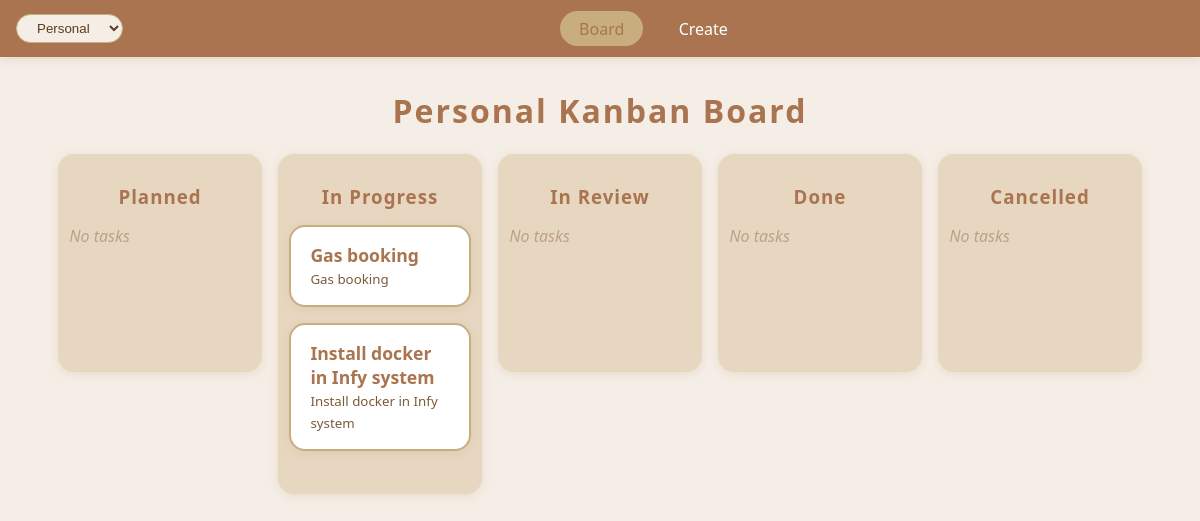
/, run on an earlier commit of the app's database.
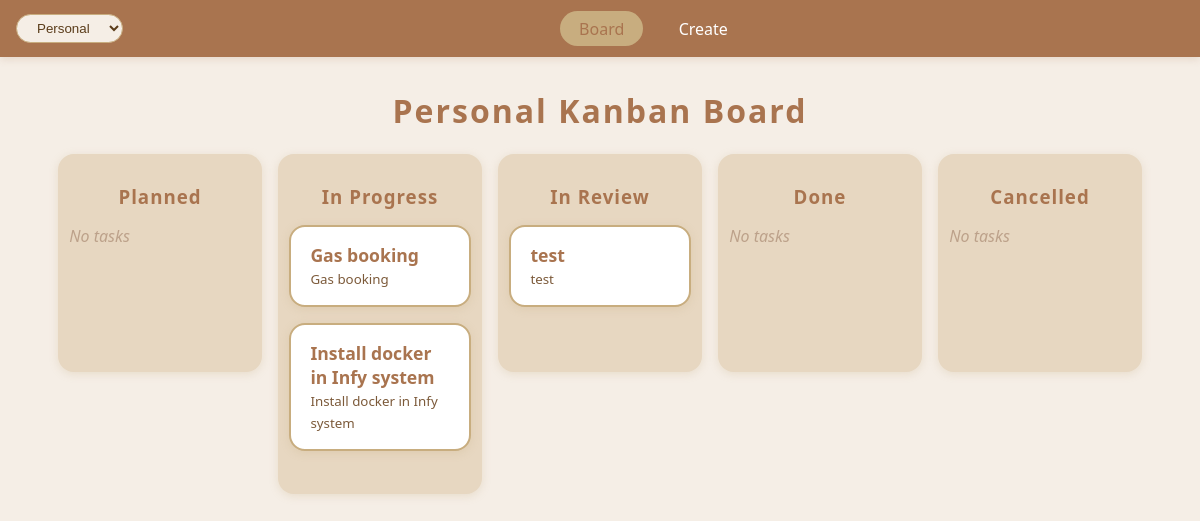
And on a later commit of the database.
### board/models.py (models this page shows, shortened)
class Task(models.Model):
	STATUS_CHOICES = [
		("planned", "Planned"),
		("in-progress", "In Progress"),
		("in-review", "In Review"),
		("done", "Done"),
		("cancelled", "Cancelled"),
	]
	PRIORITY_CHOICES = [
		('low', 'Low'),
		('normal', 'Normal'),
		('high', 'High'),
	]
	short_description = models.CharField(max_length=100)
	description = models.TextField()
	status = models.CharField(max_length=20, choices=STATUS_CHOICES, default="planned")
	workspace = models.ForeignKey('Space', null=True, blank=True, on_delete=models.CASCADE, related_name='tasks')
	comments = models.TextField(blank=True, default="")
	priority = models.CharField(max_length=10, choices=PRIORITY_CHOICES, default='normal')
	is_working = models.BooleanField(default=False) # Indicates someone is currently working on the task

### board/views.py (the view)
# urls.py: path('', views.board_view, name='board'),
def board_view(request):
	spaces = list(Space.objects.values_list('name', flat=True))
	default_space = spaces[0] if spaces else 'office'
	current_workspace = request.session.get('current_workspace', default_space)
	if 'workspace' in request.GET:
		new_workspace = request.GET.get('workspace')
		if new_workspace in spaces:
			current_workspace = new_workspace
			request.session['current_workspace'] = current_workspace
			return redirect('board')
	if current_workspace not in spaces:
		current_workspace = default_space
		request.session['current_workspace'] = current_workspace
	statuses = [
		("planned", "Planned"),
		("in-progress", "In Progress"),
		("in-review", "In Review"),
		("done", "Done"),
		("cancelled", "Cancelled"),
	]
	tasks_by_status = {key: Task.objects.filter(status=key, workspace__name=current_workspace) for key, _ in statuses}
	return render(request, "board/board.html", {
		"statuses": statuses,
		"tasks_by_status": tasks_by_status,
		"current_workspace": current_workspace,
		"spaces": spaces,
	})

### board/context_processors.py (called while the page is built)
def spaces_processor(request):
    spaces_qs = Space.objects.all().order_by('name')
    spaces = [s.name for s in spaces_qs]
    default_space = spaces[0] if spaces else 'office'
    current_workspace = request.session.get('current_workspace', default_space)
    if current_workspace not in spaces and spaces:
        current_workspace = spaces[0]
        request.session['current_workspace'] = current_workspace
    return {
        'spaces': spaces,
        'current_workspace': current_workspace,
    }

### board/templatetags/board_extras.py (called while the page is built)
@register.filter
def get_item(dictionary, key):
    return dictionary.get(key, [])

### board/templates/board/board.html (shortened to what this page needs)
{% extends 'base.html' %}
{% load board_extras %}
{% block content %}
<h1>{{ current_workspace|title }} Kanban Board</h1>
<div class="kanban-board">
  {% for key, label in statuses %}
    <div class="kanban-section">
      <h3>{{ label }}</h3>
      <div class="kanban-column" data-status="{{ key }}">
        {% for task in tasks_by_status|get_item:key %}
          <a href="{% url 'task_detail' task.id %}" class="kanban-card-link" style="text-decoration:none;display:block;">
            <div class="kanban-card" draggable="true" data-task-id="{{ task.id }}" style="position:relative;">
              <strong>{{ task.short_description }}</strong><br>
              <small>{{ task.description }}</small>
            </div>
          </a>
        {% empty %}
          <div class="no-tasks">No tasks</div>
        {% endfor %}
      </div>
    </div>
  {% endfor %}
</div>
{% endblock %}

What changed in the data, as far as the page shows it:
added Task: short_description "test", description "test", shown under "In Review"
Also different on the page:
list line gone: "No tasks"
